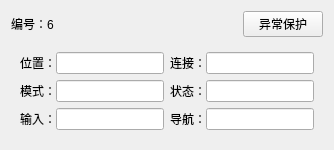
                  <widget class="QWidget" name="widget_104" native="true">
                   <layout class="QVBoxLayout" name="verticalLayout_28" stretch="1,3">
                    <item>
                     <layout class="QHBoxLayout" name="horizontalLayout_88">
                      <item>
                       <widget class="QLabel" name="label_85">
                        <property name="text">
                         <string>编号：6</string>
                        </property>
                       </widget>
                      </item>
                      <item>
                       <spacer name="horizontalSpacer_13">
                        <property name="orientation">
                         <enum>Qt::Horizontal</enum>
                        </property>
                        <property name="sizeHint" stdset="0">
                         <size>
                          <width>40</width>
                          <height>20</height>
                         </size>
                        </property>
                       </spacer>
                      </item>
                      <item>
                       <widget class="QPushButton" name="pushButton_30">
                        <property name="text">
                         <string>异常保护</string>
                        </property>
                       </widget>
                      </item>
                     </layout>
                    </item>
                    <item>
                     <widget class="QWidget" name="widget_105" native="true">
                      <layout class="QGridLayout" name="gridLayout_18">
                       <item row="0" column="0">
                        <widget class="QWidget" name="widget_106" native="true">
                         <layout class="QHBoxLayout" name="horizontalLayout_89">
                          <property name="spacing">
                           <number>0</number>
                          </property>
                          <property name="leftMargin">
                           <number>0</number>
                          </property>
                          <property name="topMargin">
                           <number>0</number>
                          </property>
                          <property name="rightMargin">
                           <number>0</number>
                          </property>
                          <property name="bottomMargin">
                           <number>0</number>
                          </property>
                          <item>
                           <widget class="QLabel" name="label_86">
                            <property name="text">
                             <string>位置：</string>
                            </property>
                           </widget>
                          </item>
                          <item>
                           <widget class="QLineEdit" name="lineEdit_71"/>
                          </item>
                         </layout>
                        </widget>
                       </item>
                       <item row="0" column="1">
                        <widget class="QWidget" name="widget_107" native="true">
                         <layout class="QHBoxLayout" name="horizontalLayout_90">
                          <property name="spacing">
                           <number>0</number>
                          </property>
                          <property name="leftMargin">
                           <number>0</number>
                          </property>
                          <property name="topMargin">
                           <number>0</number>
                          </property>
                          <property name="rightMargin">
                           <number>0</number>
                          </property>
                          <property name="bottomMargin">
                           <number>0</number>
                          </property>
                          <item>
                           <widget class="QLabel" name="label_87">
                            <property name="text">
                             <string>连接：</string>
                            </property>
                           </widget>
                          </item>
                          <item>
                           <widget class="QLineEdit" name="lineEdit_72"/>
                          </item>
                         </layout>
                        </widget>
                       </item>
                       <item row="1" column="0">
                        <widget class="QWidget" name="widget_108" native="true">
                         <layout class="QHBoxLayout" name="horizontalLayout_91">
                          <property name="spacing">
                           <number>0</number>
                          </property>
                          <property name="leftMargin">
                           <number>0</number>
                          </property>
                          <property name="topMargin">
                           <number>0</number>
                          </property>
                          <property name="rightMargin">
                           <number>0</number>
                          </property>
                          <property name="bottomMargin">
                           <number>0</number>
                          </property>
                          <item>
                           <widget class="QLabel" name="label_88">
                            <property name="text">
                             <string>模式：</string>
                            </property>
                           </widget>
                          </item>
                          <item>
                           <widget class="QLineEdit" name="lineEdit_73"/>
                          </item>
                         </layout>
                        </widget>
                       </item>
                       <item row="1" column="1">
                        <widget class="QWidget" name="widget_109" native="true">
                         <layout class="QHBoxLayout" name="horizontalLayout_92">
                          <property name="spacing">
                           <number>0</number>
                          </property>
                          <property name="leftMargin">
                           <number>0</number>
                          </property>
                          <property name="topMargin">
                           <number>0</number>
                          </property>
                          <property name="rightMargin">
                           <number>0</number>
                          </property>
                          <property name="bottomMargin">
                           <number>0</number>
                          </property>
                          <item>
                           <widget class="QLabel" name="label_89">
                            <property name="text">
                             <string>状态：</string>
                            </property>
                           </widget>
                          </item>
                          <item>
                           <widget class="QLineEdit" name="lineEdit_74"/>
                          </item>
                         </layout>
                        </widget>
                       </item>
                       <item row="2" column="0">
                        <widget class="QWidget" name="widget_110" native="true">
                         <layout class="QHBoxLayout" name="horizontalLayout_93">
                          <property name="spacing">
                           <number>0</number>
                          </property>
                          <property name="leftMargin">
                           <number>0</number>
                          </property>
                          <property name="topMargin">
                           <number>0</number>
                          </property>
                          <property name="rightMargin">
                           <number>0</number>
                          </property>
                          <property name="bottomMargin">
                           <number>0</number>
                          </property>
                          <item>
                           <widget class="QLabel" name="label_90">
                            <property name="text">
                             <string>输入：</string>
                            </property>
                           </widget>
                          </item>
                          <item>
                           <widget class="QLineEdit" name="lineEdit_75"/>
                          </item>
                         </layout>
                        </widget>
                       </item>
                       <item row="2" column="1">
                        <widget class="QWidget" name="widget_111" native="true">
                         <layout class="QHBoxLayout" name="horizontalLayout_94">
                          <property name="spacing">
                           <number>0</number>
                          </property>
                          <property name="leftMargin">
                           <number>0</number>
                          </property>
                          <property name="topMargin">
                           <number>0</number>
                          </property>
                          <property name="rightMargin">
                           <number>0</number>
                          </property>
                          <property name="bottomMargin">
                           <number>0</number>
                          </property>
                          <item>
                           <widget class="QLabel" name="label_91">
                            <property name="text">
                             <string>导航：</string>
                            </property>
                           </widget>
                          </item>
                          <item>
                           <widget class="QLineEdit" name="lineEdit_76"/>
                          </item>
                         </layout>
                        </widget>
                       </item>
                      </layout>
                     </widget>
                    </item>
                   </layout>
                  </widget>
